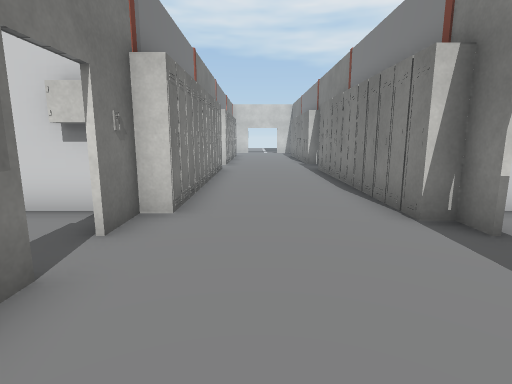
[1] (above)

23 first-person views from a walk through a Unity game level. The camera is 1.3 m above the floor, tilts 10° down and sees 80° across. The floor is counted in squares, 1 m on a side. Each view is taken from the middle of a square. On the plan, view 1 faces up. The plan holds only what a view shows up to about 14 squares ahead; the rest is blank. The place goes on beyond the plan. The player is left out. Some animated figures are left out. Door leaves are left out, so doorways stand open. Some surface patterns are stand-ins.

[2]
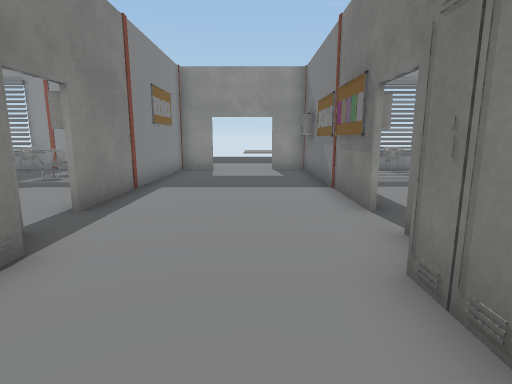

[3]
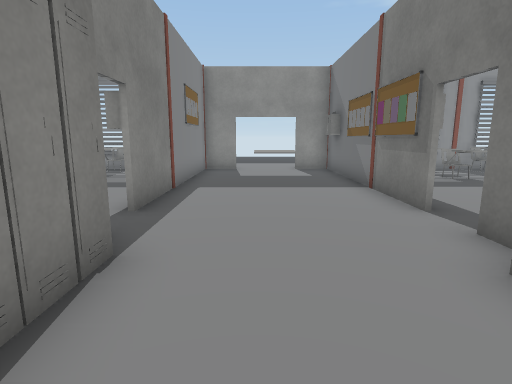

[4]
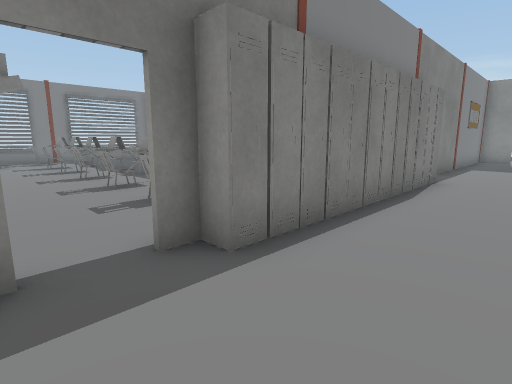

[5]
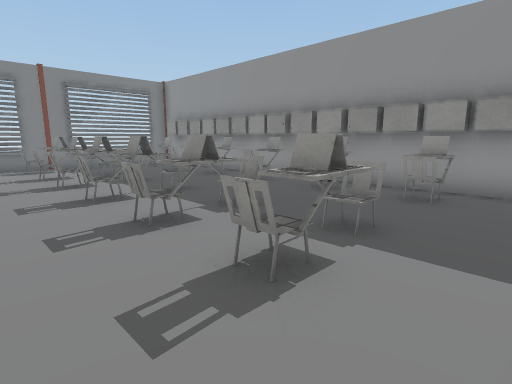

[6]
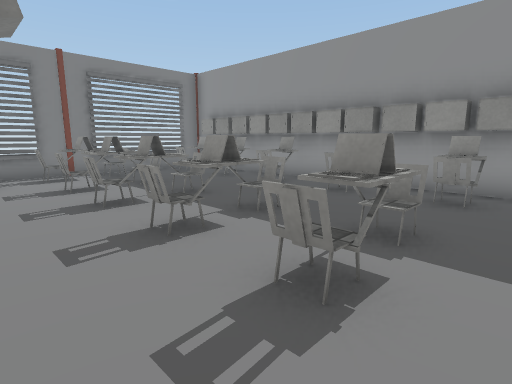

[7]
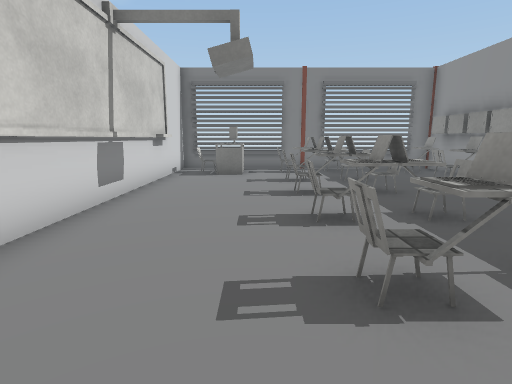

[8]
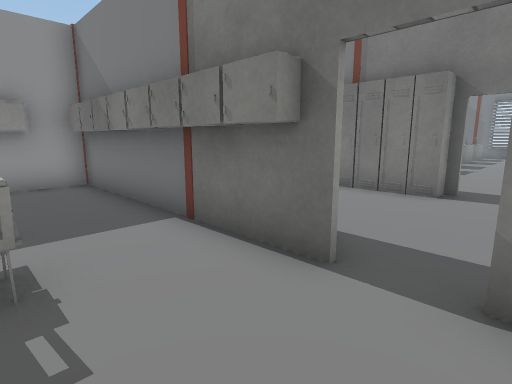

[9]
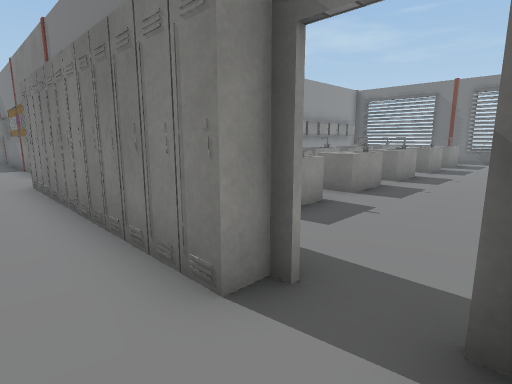

[10]
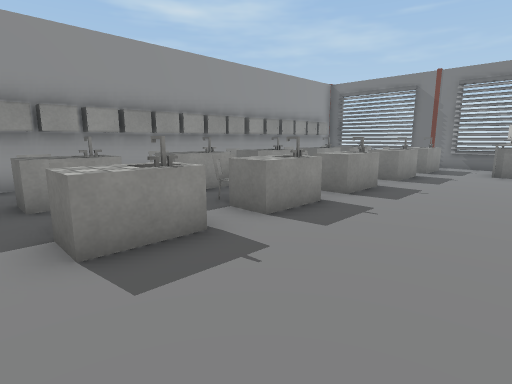

[11]
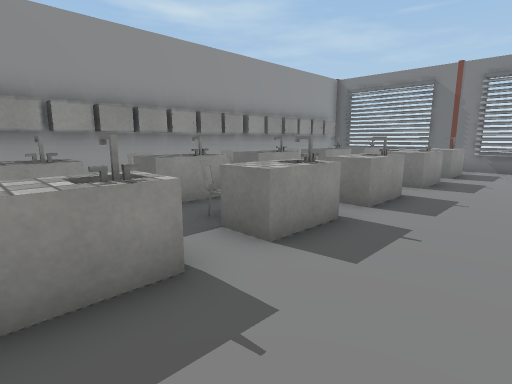

[12]
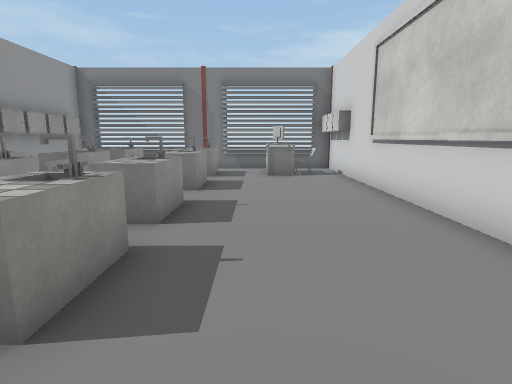

[13]
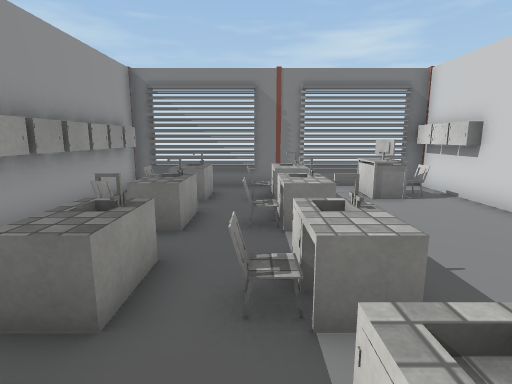

[14]
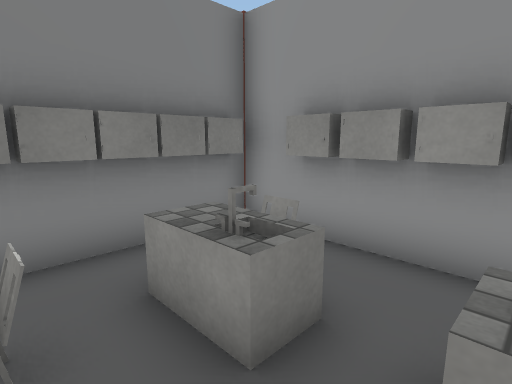

[15]
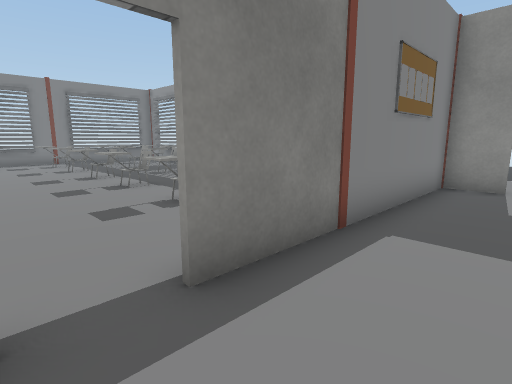

[16]
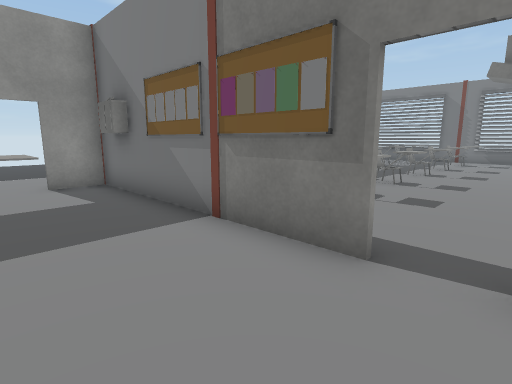

[17]
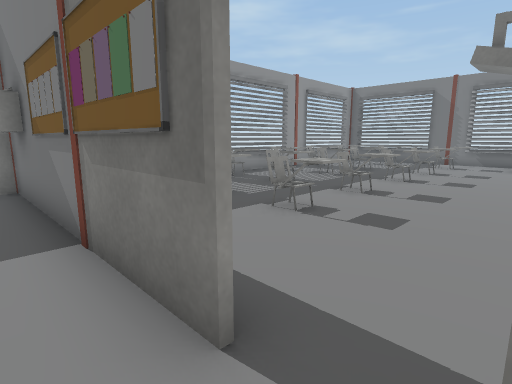

[18]
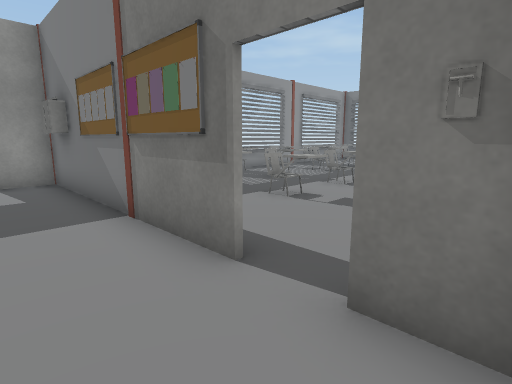

[19]
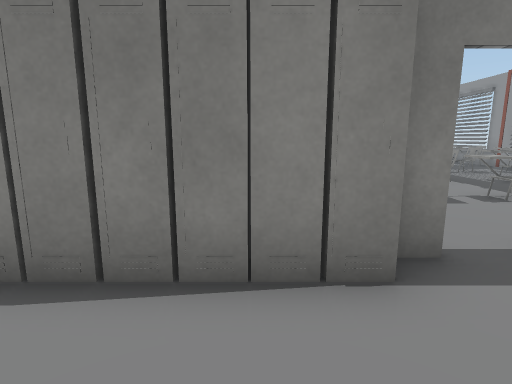

[20]
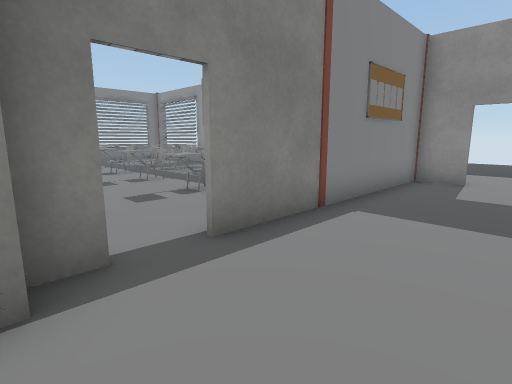

[21]
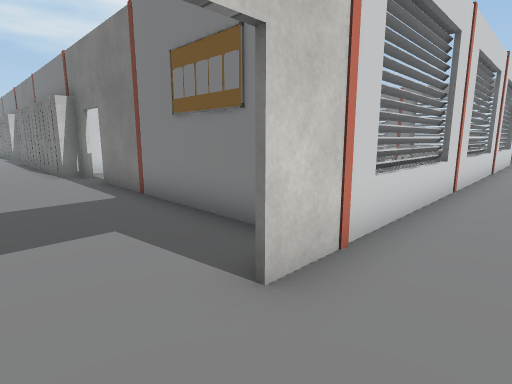

[22]
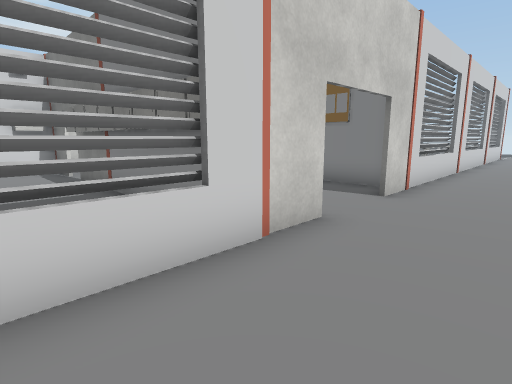

[23]
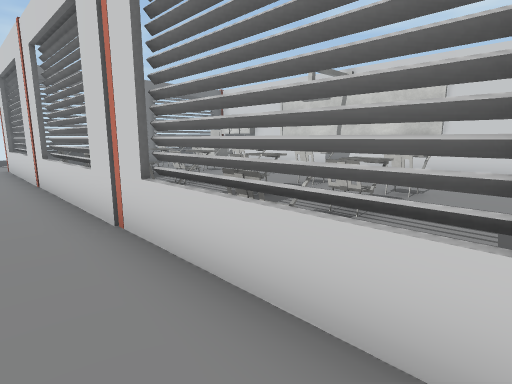

### Floor plan
Points are (right, up) in squares from view 1. A wall is a line through its corners. A room is listed if a view was taken in it or the views show most of it. See-through windows are left out.
Room 1 (views 1, 2, 3, 4, 5, 6, 7, 8, 9, 10, 11, 12, 13, 14, 15, 16, 17, 18, 19, 20)
walls: (-2, 5.2) (-2, 3.9); (-2.2, 3.9) (-2.2, 5.4) (-4.2, 5.4); (3.5, 5.5) (18.5, 5.5); (3.2, 3.9) (3.2, 4.6); (-6, 5.4) (-10.9, 5.4); (3.2, -0.6) (3.2, 0.6); (-1.5, -5.1) (-0.6, -5.1); (1.8, -5.1) (3.2, -5.1); (-8.6, 16.1) (-15.5, 16.1); (8, -5.1) (10.4, -5.1); (-15.5, 5.5) (-2.1, 5.5); (-11.2, -5.1) (-5.2, -5.1); (13.2, -5.1) (14.2, -5.1); (-18.3, 7.1) (-18.3, 5.5); (-18.3, 13.9) (-18.3, 8.1); (-18.3, 15.5) (-18.3, 14.6); (18.5, 16.1) (9.5, 16.1)
low walls: (6.6, -5.1) (7.5, -5.1); (-18.3, 2.5) (-18.3, 1.4); (-18.3, -2.6) (-18.3, -3.4); (-18.3, -3.6) (-18.3, -4.1)
ways out: open door at (0.5, -5) to room 2; open door at (-2, 3.5); open door at (3, 3.5); open door at (3, 14)
objects: other object (-17, 0) to (-16, 1); locker (-17, 6); table (-17, 8) to (-16, 8); table (-17, 11) to (-16, 11); table (-17, 14); locker (-17, 16); locker (-16, 6); other object (-16, 7); other object (-16, 10); computer (-16, 14); chair (-16, 15); locker (-16, 16); locker (-15, 6); other object (-14, -4) to (-13, -3); chair (-14, -2) to (-13, -1); chair (-14, 0) to (-13, 1); locker (-14, 6); table (-14, 8) to (-13, 8); table (-14, 11) to (-13, 11); locker (-13, 6); chair (-13, 7); chair (-13, 10); locker (-12, 6); other object (-11, -4) to (-11, -3); chair (-11, -2) to (-11, -1); chair (-11, 0) to (-11, 1); locker (-11, 6); table (-11, 8) to (-10, 8); table (-11, 11) to (-10, 11); locker (-10, 6); other object (-10, 7); chair (-9, -4) to (-8, -3); chair (-9, 0) to (-8, 1); locker (-9, 6); chair (-8, -2) to (-8, -1); locker (-8, 6); table (-8, 8) to (-7, 8); table (-8, 11) to (-7, 11); locker (-7, 6); other object (-7, 7); chair (-6, -4) to (-5, -3); chair (-6, -2) to (-5, -1); chair (-6, 0) to (-5, 1); locker (-6, 6); locker (-5, 6); table (-5, 8) to (-4, 8); table (-5, 11) to (-4, 11); locker (-4, 6); chair (-4, 7); chair (-4, 10); locker (-3, -4) to (-2, -4); locker (-3, -3) to (-2, -3); locker (-3, -2) to (-2, -2); locker (-3, -1) to (-2, -1); other object (-3, 0) to (-2, 0); other object (-3, 1) to (-2, 1); locker (-3, 2) to (-2, 2); locker (-2, 6); locker (-2, 7); locker (-2, 8); locker (-2, 9); locker (-2, 10); locker (-2, 11); locker (-2, 12); locker (-2, 13); locker (3, 2) to (4, 2); locker (3, 5); locker (3, 6); locker (3, 7); locker (3, 8); locker (3, 9); locker (3, 10); locker (3, 11); locker (3, 12); locker (3, 12) to (4, 13); locker (4, 6); locker (4, 7); locker (4, 8); locker (4, 9); locker (4, 10) to (4, 11); locker (5, 6); chair (6, -4) to (7, -3); chair (6, -2) to (7, -1); chair (6, 0) to (7, 1); locker (6, 6); chair (6, 7); laptop (6, 10); chair (6, 11) to (6, 12); locker (7, 6); locker (8, 6); chair (8, 7) to (9, 7); laptop (8, 11); chair (8, 12) to (9, 12); chair (9, -4) to (10, -3); other object (9, -2) to (10, -1); chair (9, 0) to (10, 1); locker (9, 6); chair (9, 10); locker (10, 6); other object (11, -4) to (12, -3); chair (11, 0) to (12, 1); locker (11, 6); chair (11, 7); chair (11, 11); chair (11, 12); chair (12, -2) to (12, -1); locker (12, 6); laptop (12, 11); locker (13, 6); chair (13, 7); chair (13, 10) to (14, 10); laptop (13, 11); chair (13, 12); other object (14, -4) to (15, -3); other object (14, -2) to (15, -1); chair (14, 0) to (15, 1); locker (14, 6); laptop (14, 7); laptop (14, 11); locker (15, 6); chair (15, 7); other object (15, 10); chair (15, 11) to (16, 12); locker (16, 6); laptop (16, 7); chair (16, 10); other object (17, 0) to (18, 1); locker (17, 6); table (17, 14); locker (18, 6); other object (18, 7); other object (18, 10); chair (18, 11) to (18, 12); other object (18, 14); other object (18, 15)
Room 2 (views 21, 22, 23)
walls: (-0.6, -5.3) (-18.5, -5.3); (18.2, -5.3) (1.8, -5.3)
ways out: open door at (0.5, -5) to room 1

Positions as (right, up) in squares from view 1, and headings:
1: (0, 0), facing up
2: (0, 8), facing down
3: (1, 8), facing down
4: (0, 15), facing down-right
5: (4, 14), facing down-right
6: (7, 14), facing down-right
7: (6, 13), facing right
8: (6, 15), facing down-left
9: (0, 15), facing down-left
10: (-3, 15), facing down-left
11: (-4, 14), facing down-left
12: (-5, 13), facing left
13: (-7, 10), facing left
14: (-7, 10), facing down-right
15: (1, 4), facing down-right
16: (1, 4), facing down-left
17: (-1, 4), facing down-left
18: (0, 5), facing down-left
19: (0, 6), facing right
20: (0, 5), facing down-right
21: (0, -7), facing up-right
22: (-5, -8), facing up-right
23: (-3, -7), facing up-left
